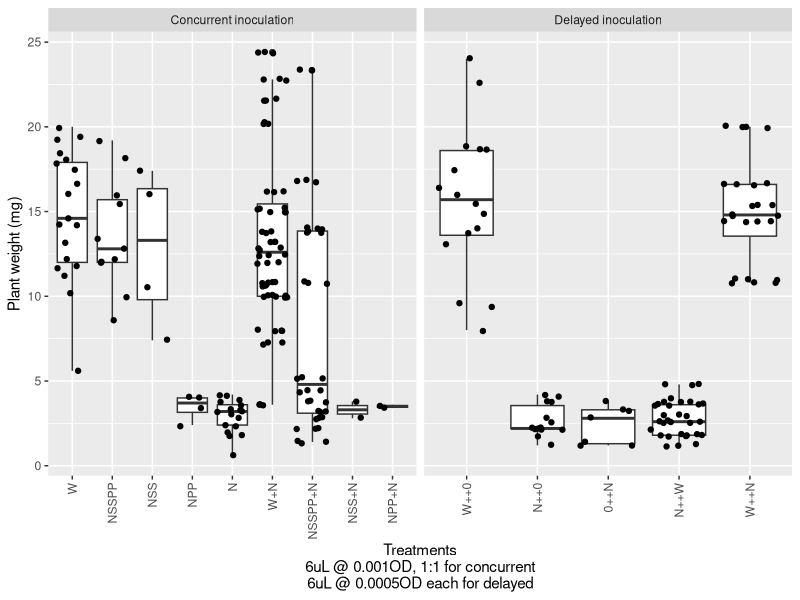
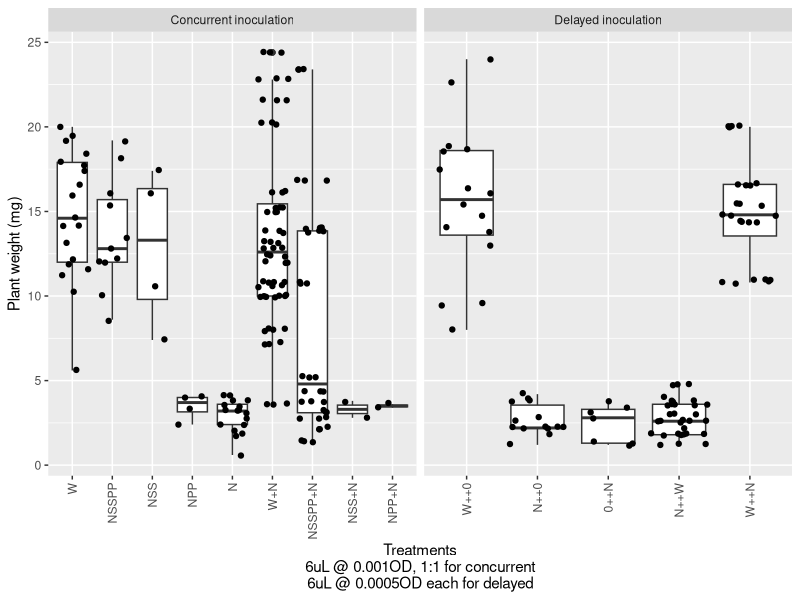
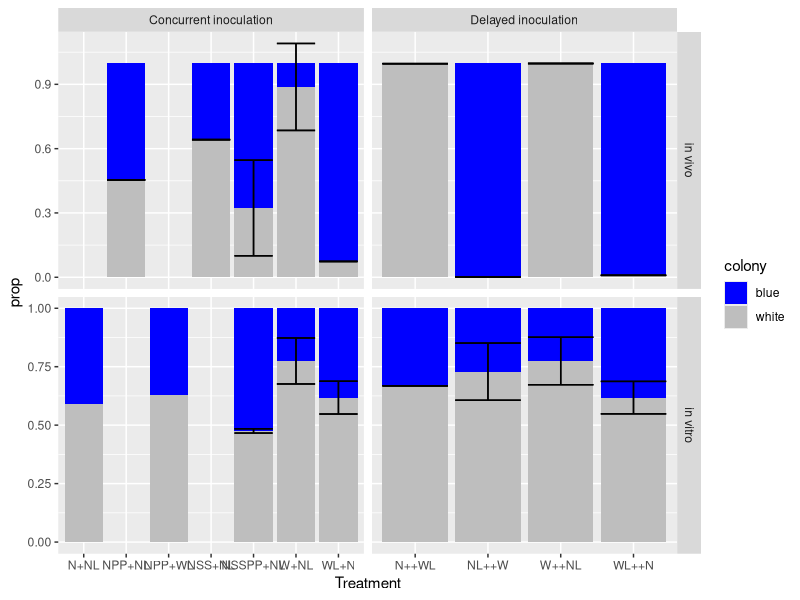
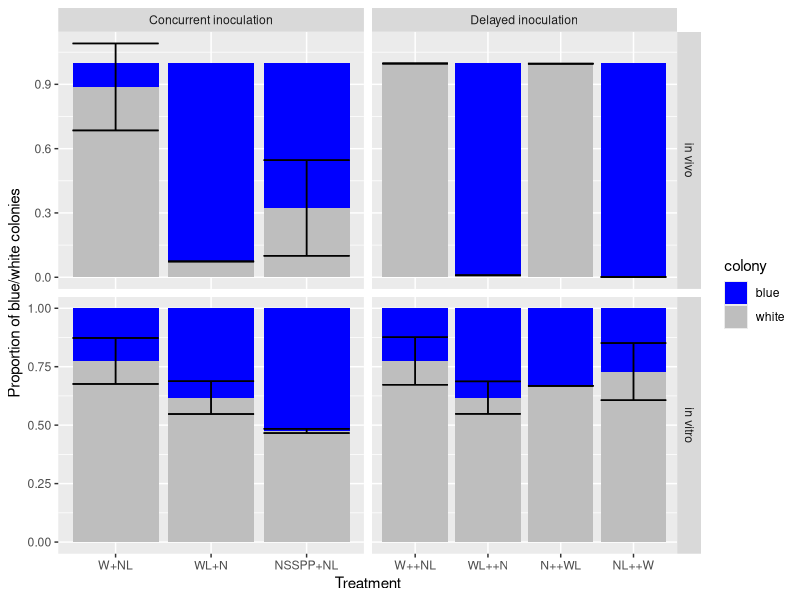
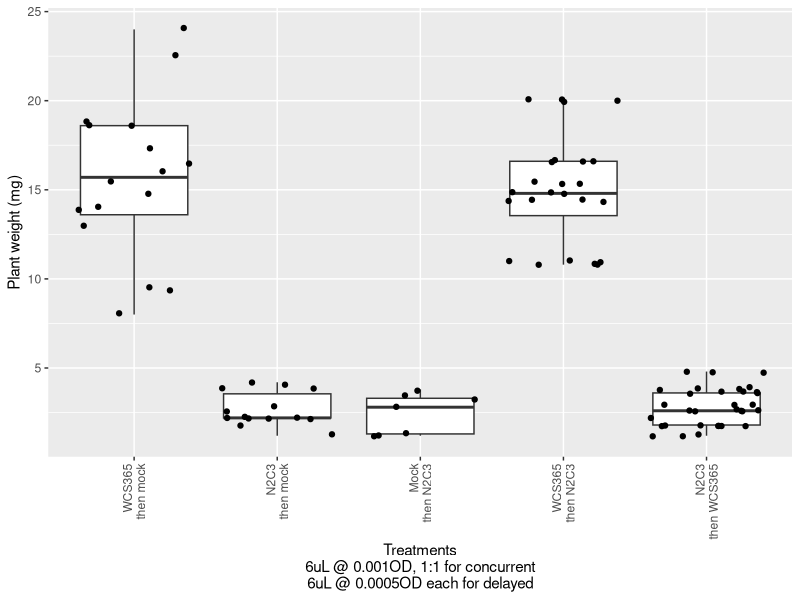
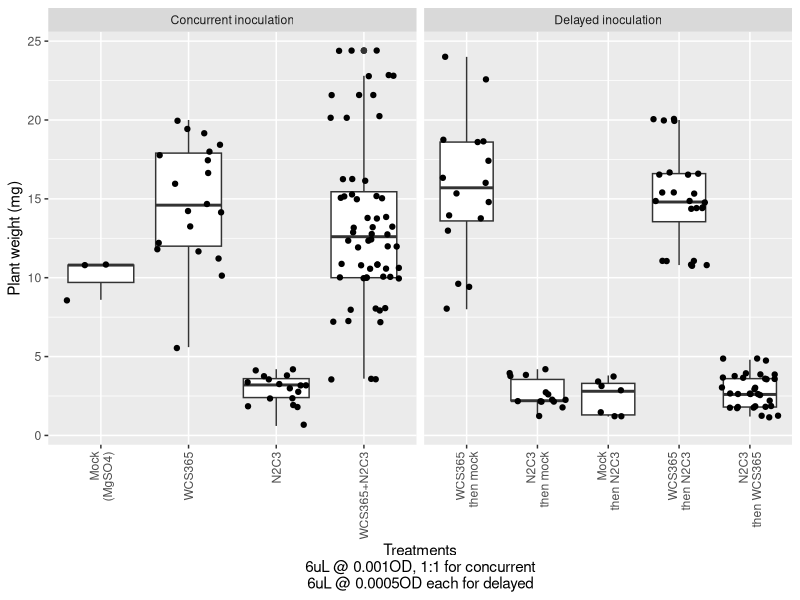
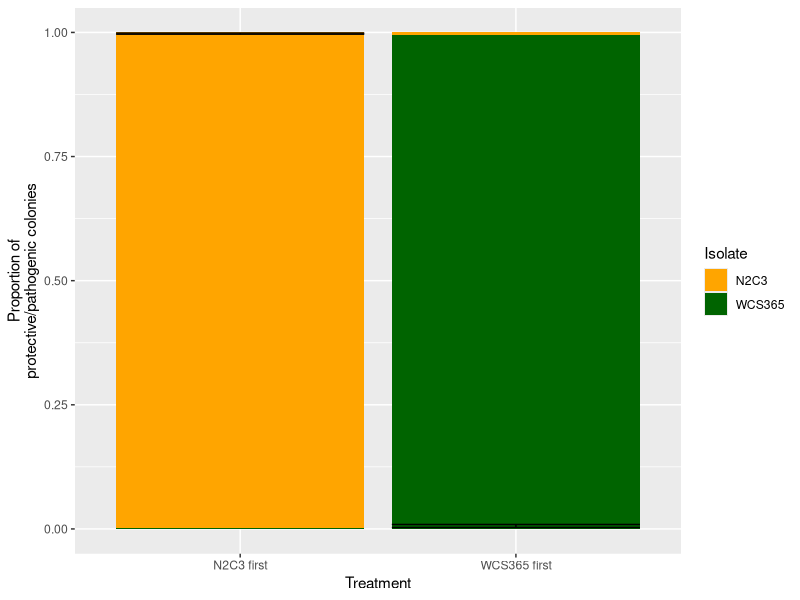
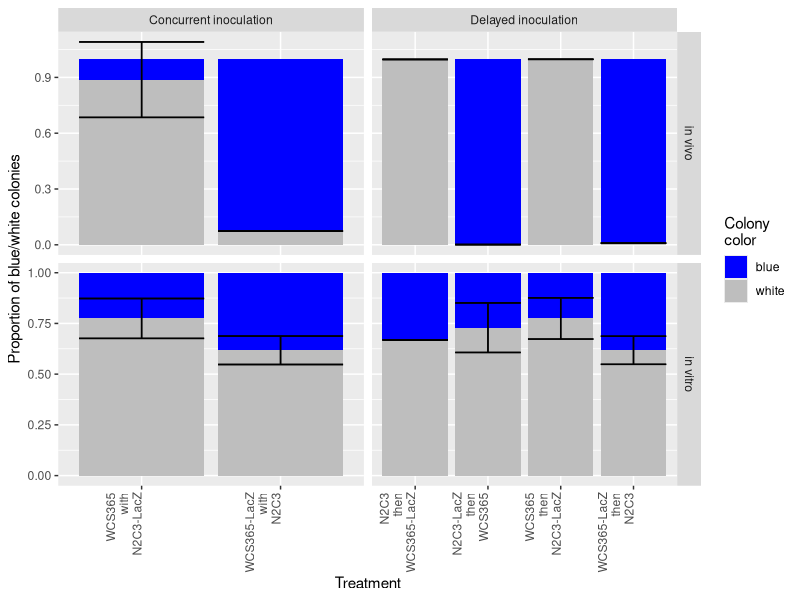

Write the R code that produced these figures, in order.
#!bin/bash
library(tidyverse)

dir.create("01_compile_and_analyze")
dat1 <- read.csv("00_raw_data/process_athal_2022-04-19.csv")
dat1a <- read.csv("00_raw_data/2022-08-07_platecount_invivo_comp_lacz.csv")
dat1b <- read.csv("00_raw_data/2022-08-07_platecount_noplantcom_lacz.csv")

meta1a <- read.csv("00_meta/inoc_plant_plates.csv")
meta1b <- read.csv("00_meta/inoc_dot_plates.csv")

dat_plant <- full_join(dat1, meta1a) %>% 
  full_join(dat1a) %>%
  unite(strain1, strain2, col="strains", remove=FALSE, sep="+") %>%
  rename(dilution_plant = dilution, white_plant=white, blue_plant =blue)

dat_dots <- full_join(dat1b, meta1b) %>% 
  filter(!(is.na(white)&is.na(blue))) %>%
  unite(ratio1, ratio2, col = "ratio", remove=FALSE, sep=":") %>%
  unite(strain1, strain2, col="strains", remove=FALSE, sep="+") %>%
  unite(strains,ratio,col=dotplate,remove=FALSE) %>%
  select(dotplate, row, col, ratio1, ratio2, ratio, dilution, white, blue, strain1, strain2, strains, date_inoc, date_process) %>%
  rename(date_process_dot = date_process, dilution_dot = dilution, white_dot=white, blue_dot =blue)

alldat <- full_join(dat_plant, dat_dots)

# For lacz counts only
invivo_dat <- alldat %>% filter(!is.na(white_plant)) %>%
  mutate(dotplate=NA) %>%
  select(plate, dotplate, strains, ratio, white_plant, blue_plant,delay)  %>%
  rename(white=white_plant, blue=blue_plant) %>%
  mutate(type="invivo")
invitro_dat <- alldat %>% filter(!is.na(white_dot)) %>%
  select(plate, dotplate, strains, ratio, white_dot, blue_dot,delay) %>%
  rename(white=white_dot, blue=blue_dot) %>%
  mutate(type="invitro")

alldat_lacz_long <- rbind(invivo_dat, invitro_dat) %>%
  mutate(propwhite = white/(white+blue), propblue = blue/(white+blue)) %>%
  filter(!is.na(propwhite)) %>%
  unite(strains, ratio, delay, col="treatment", remove=FALSE) %>% 
  mutate(delay=ifelse(is.na(delay),"-",delay)) %>%# Manual change
  mutate(ratio=ifelse(is.na(ratio),"1:1",ratio)) # Manual change

alldat_lacz_summarize <- alldat_lacz_long %>%
  group_by(type, treatment, strains, ratio, delay) %>%
  summarise(white = mean(propwhite), sdpropwhite = sd(propwhite), basewhite = mean(propwhite)) %>%
  ungroup() %>%
  mutate(blue = 1-white) %>%
  pivot_longer(c(white, blue), names_to="colony", values_to = "prop") 

##### Plant growth ####

alldat %>% 
  filter(!is.na(treatment), treatment!="Mock") %>%
  mutate(Timing=ifelse(delay=="-","Concurrent inoculation","Delayed inoculation")) %>%
  rowwise() %>%
  mutate(Treatment = treatment) %>%
  # mutate(Treatment = ifelse(ratio=="1:1","W+N (1:1)", Treatment)) %>%
  mutate(Treatment = gsub("Q","SSPP",gsub("S","SS",gsub("P","PP",Treatment)))) %>%
  mutate(Treatment = gsub("L","", Treatment)) %>%
  mutate(Treatment = gsub("N[+]N","N", Treatment)) %>%
  mutate(Treatment = factor(Treatment, levels=c("W","NSSPP","NSS","NPP","N","W+N","NSSPP+N","NSS+N","NPP+N"
                                                ,"W++0","N++0","0++N","N++W","W++N"))) %>%
  ggplot() + 
  geom_boxplot(aes(x=Treatment, y=weight_mg)) +
  geom_jitter(aes(x=Treatment, y=weight_mg)) +
  facet_grid(.~Timing, drop=TRUE, scales="free") +
  theme(axis.text.x = element_text(angle=90, hjust=1, vjust=0.5)) +
  ylab("Plant weight (mg)") + xlab("Treatments\n6uL @ 0.001OD, 1:1 for concurrent\n6uL @ 0.0005OD each for delayed")

gg_plantgrowth <- alldat %>% 
  filter(!is.na(treatment), treatment!="Mock") %>%
  mutate(Timing=ifelse(delay=="-","Concurrent inoculation","Delayed inoculation")) %>%
  rowwise() %>%
  mutate(Treatment = treatment) %>%
  # mutate(Treatment = ifelse(ratio=="1:1","W+N (1:1)", Treatment)) %>%
  mutate(Treatment = gsub("Q","SSPP",gsub("S","SS",gsub("P","PP",Treatment)))) %>%
  mutate(Treatment = gsub("L","", Treatment)) %>%
  mutate(Treatment = gsub("N[+]N","N", Treatment)) %>%
  mutate(Treatment = factor(Treatment, levels=c("W","NSSPP","NSS","NPP","N","W+N","NSSPP+N","NSS+N","NPP+N"
                                                ,"W++0","N++0","0++N","N++W","W++N"))) %>%
  ggplot() + 
  geom_boxplot(aes(x=Treatment, y=weight_mg)) +
  geom_jitter(aes(x=Treatment, y=weight_mg)) +
  facet_grid(.~Timing, drop=TRUE, scales="free") +
  theme(axis.text.x = element_text(angle=90, hjust=1, vjust=0.5)) +
  ylab("Plant weight (mg)") + xlab("Treatments\n6uL @ 0.001OD, 1:1 for concurrent\n6uL @ 0.0005OD each for delayed")
gg_plantgrowth
ggsave(filename="01_compile_and_analyze/gg_plantgrowth.png",gg_plantgrowth,height=5, width=10)

##### lacZ ####
alldat_lacz_summarize %>% 
  rowwise() %>%
  mutate(Timing=ifelse(delay=="-","Concurrent inoculation","Delayed inoculation")) %>%
  mutate(type=ifelse(type=="invitro","in vitro", "in vivo")) %>%
  mutate(type=factor(type, levels=c("in vivo","in vitro"))) %>%
  mutate(Treatment=strains) %>%
  mutate(Treatment = ifelse(delay=="++",gsub("[+]","++",Treatment), Treatment)) %>%
  mutate(Treatment = gsub("Q","SSPP",gsub("S","SS",gsub("P","PP",Treatment)))) %>%
  # mutate(Treatment = factor(Treatment, levels=c("W","NSSPP","NSS","NPP","N","W+N","NSSPP+N","NSS+N","NPP+N"
  #                                               ,"W++0","N++0","0++N","N++W","W++N"))) %>%
  ungroup() %>%
  ggplot() + 
  geom_bar(aes(x=Treatment, y=prop, fill=colony, group=type), stat="identity", position="stack") +
  geom_errorbar(aes(x=Treatment, ymin=basewhite-sdpropwhite, max = basewhite+sdpropwhite)) +
  facet_grid(type~Timing, drop=TRUE,scales = "free")+
  scale_fill_manual(values=c(blue="blue", white="grey"))

gg_lacz <- alldat_lacz_summarize %>% 
  rowwise() %>%
  mutate(Timing=ifelse(delay=="-","Concurrent inoculation","Delayed inoculation")) %>%
  mutate(type=ifelse(type=="invitro","in vitro", "in vivo")) %>%
  mutate(type=factor(type, levels=c("in vivo","in vitro"))) %>%
  mutate(Treatment=strains) %>%
  mutate(Treatment = ifelse(delay=="++",gsub("[+]","++",Treatment), Treatment)) %>%
  mutate(Treatment = gsub("Q","SSPP",gsub("S","SS",gsub("P","PP",Treatment)))) %>%
  # mutate(Treatment = factor(Treatment, levels=c("W","NSSPP","NSS","NPP","N","W+N","NSSPP+N","NSS+N","NPP+N"
  #                                               ,"W++0","N++0","0++N","N++W","W++N"))) %>%
  ungroup() %>%
  filter(Treatment%in%c("W+NL","WL+N","NSSPP+NL","W++NL","WL++N","N++WL","NL++W")) %>%
  mutate(Treatment=factor(Treatment, levels=c("W+NL","WL+N","NSSPP+NL","W++NL","WL++N","N++WL","NL++W"))) %>%
  ggplot() + 
  geom_bar(aes(x=Treatment, y=prop, fill=colony, group=type), stat="identity", position="stack") +
  geom_errorbar(aes(x=Treatment, ymin=basewhite-sdpropwhite, max = basewhite+sdpropwhite)) +
  facet_grid(type~Timing, drop=TRUE,scales = "free")+
  scale_fill_manual(values=c(blue="blue", white="grey"))+
  xlab("Treatment") + ylab("Proportion of blue/white colonies")
gg_lacz
ggsave(filename="01_compile_and_analyze/gg_lacz_barplots.png",gg_lacz,height=5, width=8)




##### Save ####


write.table(alldat, file = "01_compile_and_analyze/merged_2022-04-04.txt", quote=FALSE, row.names = FALSE, sep="\t")

###### Only WN #####


##### Plant growth ####

gg_plantgrowth_justWN <- alldat %>% 
  filter(!is.na(treatment), treatment!="Mock") %>%
  mutate(Timing=ifelse(delay=="-","Concurrent inoculation","Delayed inoculation")) %>%
  rowwise() %>%
  mutate(Treatment = treatment) %>%
  # mutate(Treatment = ifelse(ratio=="1:1","W+N (1:1)", Treatment)) %>%
  mutate(Treatment = gsub("Q","SSPP",gsub("S","SS",gsub("P","PP",Treatment)))) %>%
  mutate(Treatment = gsub("L","", Treatment)) %>%
  mutate(Treatment = gsub("N[+]N","N", Treatment)) %>%
  mutate(Treatment = factor(Treatment, levels=c("W","NSSPP","NSS","NPP","N","W+N","NSSPP+N","NSS+N","NPP+N"
                                                ,"W++0","N++0","0++N","N++W","W++N"))) %>%
  filter(Timing == "Delayed inoculation") %>%
  mutate(Treatment = ifelse(Treatment == "W++0", "WCS365\nthen mock"
                            , ifelse(Treatment == "N++0", "N2C3\nthen mock"
                                     , ifelse(Treatment == "0++N", "Mock\nthen N2C3"
                                              , ifelse(Treatment == "N++W", "N2C3\nthen WCS365"
                                                       , ifelse(Treatment == "W++N", "WCS365\nthen N2C3", NA)))))) %>%
  mutate(Treatment = factor(Treatment
                            , levels=c("WCS365\nthen mock","N2C3\nthen mock","Mock\nthen N2C3", "WCS365\nthen N2C3", "N2C3\nthen WCS365"))) %>%
  ggplot() + 
  geom_boxplot(aes(x=Treatment, y=weight_mg)) +
  geom_jitter(aes(x=Treatment, y=weight_mg)) +
  theme(axis.text.x = element_text(angle=90, hjust=1, vjust=0.5)) +
  ylab("Plant weight (mg)") + xlab("Treatments\n6uL @ 0.001OD, 1:1 for concurrent\n6uL @ 0.0005OD each for delayed")
gg_plantgrowth_justWN
ggsave(filename="01_compile_and_analyze/gg_plantgrowth+WNONLY.png",gg_plantgrowth_justWN,height=3.5, width=5)


unique(alldat$treatment)
gg_plantgrowth_justWN_timing <- alldat %>% 
  # filter(!is.na(treatment), treatment!="Mock") %>%
  filter(!is.na(treatment)) %>%
  mutate(Timing=ifelse(delay=="-","Concurrent inoculation","Delayed inoculation")) %>%
  mutate(Timing = ifelse(treatment=="Mock", "Concurrent inoculation", Timing)) %>%
  rowwise() %>%
  mutate(Treatment = treatment) %>%
  # mutate(Treatment = ifelse(ratio=="1:1","W+N (1:1)", Treatment)) %>%
  mutate(Treatment = gsub("Q","SSPP",gsub("S","SS",gsub("P","PP",Treatment)))) %>%
  mutate(Treatment = gsub("L","", Treatment)) %>%
  mutate(Treatment = gsub("N[+]N","N", Treatment)) %>%
  mutate(Treatment = factor(Treatment, levels=c("Mock","W","NSSPP","NSS","NPP","N","W+N","NSSPP+N","NSS+N","NPP+N"
                                                ,"W++0","N++0","0++N","N++W","W++N"))) %>%
  # filter(Timing == "Delayed inoculation") %>%
  filter(Treatment %in% c("W","N","W+N","W+NL","W++0","W++N","N++W","N++0","0++N","Mock")) %>%
  mutate(Treatment = ifelse(Treatment == "W++0", "WCS365\nthen mock"
                            , ifelse(Treatment == "N++0", "N2C3\nthen mock"
                                     , ifelse(Treatment == "0++N", "Mock\nthen N2C3"
                                              , ifelse(Treatment == "N++W", "N2C3\nthen WCS365"
                                                       , ifelse(Treatment == "W++N", "WCS365\nthen N2C3", 
                                                                ifelse(Treatment == "W","WCS365",
                                                                       ifelse(Treatment == "N", "N2C3",
                                                                              ifelse(Treatment=="Mock", "Mock\n(MgSO4)",
                                                                                     ifelse(Treatment == "W+N", "WCS365+N2C3")))))))))) %>%
  mutate(Treatment = factor(Treatment
                            , levels=c("WCS365\nthen mock","N2C3\nthen mock"
                                       ,"Mock\nthen N2C3", "WCS365\nthen N2C3"
                                       , "N2C3\nthen WCS365", 
                                       "Mock\n(MgSO4)","WCS365","N2C3","WCS365+N2C3"))) %>%
  ggplot() + 
  geom_boxplot(aes(x=Treatment, y=weight_mg)) +
  geom_jitter(aes(x=Treatment, y=weight_mg)) +
  theme(axis.text.x = element_text(angle=90, hjust=1, vjust=0.5)) +
  ylab("Plant weight (mg)") + xlab("Treatments\n6uL @ 0.001OD, 1:1 for concurrent\n6uL @ 0.0005OD each for delayed")+
  facet_grid(.~Timing, scales="free_x", drop=TRUE)
gg_plantgrowth_justWN_timing
ggsave(filename="01_compile_and_analyze/gg_plantgrowth_WNONLY_wtiming.png",gg_plantgrowth_justWN_timing,height=4, width=6)

##### lacZ ####
gg_priority_WN <- alldat_lacz_summarize %>% 
  rowwise() %>%
  mutate(Timing=ifelse(delay=="-","Concurrent inoculation","Delayed inoculation")) %>%
  mutate(type=ifelse(type=="invitro","in vitro", "in vivo")) %>%
  mutate(type=factor(type, levels=c("in vivo","in vitro"))) %>%
  mutate(Treatment=strains) %>%
  mutate(Treatment = ifelse(delay=="++",gsub("[+]","++",Treatment), Treatment)) %>%
  mutate(Treatment = gsub("Q","SSPP",gsub("S","SS",gsub("P","PP",Treatment)))) %>%
  # mutate(Treatment = factor(Treatment, levels=c("W","NSSPP","NSS","NPP","N","W+N","NSSPP+N","NSS+N","NPP+N"
  #                                               ,"W++0","N++0","0++N","N++W","W++N"))) %>%
  ungroup() %>%
  filter(Timing == "Delayed inoculation", type == "in vivo") %>%
  select(Treatment, prop, colony) %>%
  separate(Treatment, into = c("First","Second"), sep="[+][+]", remove=FALSE) %>% 
  mutate(Isolate = ifelse(colony=="white"& (First =="N" | Second =="N"), "N2C3",
                          ifelse(colony=="blue" & (First == "NL"|Second == "NL"), "N2C3",
                                 ifelse(colony=="white" & (First=="W" | Second == "W"), "WCS365",
                                        ifelse(colony=="blue" & (First =="WL" | Second =="WL"), "WCS365",NA))))) %>%
  mutate(Treatment = gsub("L","",Treatment)) %>%
  group_by(Isolate, Treatment) %>%
  summarise(meanprop = mean(prop), minprop = min(prop), maxprop = max(prop)) %>%
  ungroup() %>%
  mutate(minprop = ifelse(Isolate=="WCS365", NA, minprop),
         maxprop = ifelse(Isolate=="WCS365", NA, maxprop)) %>%
  mutate(Treatment = ifelse(Treatment == "W++N", "WCS365 first", "N2C3 first")) %>%
  ggplot() + 
  geom_bar(aes(x=Treatment, y=meanprop, fill=Isolate), stat="identity", position="stack") +
  geom_errorbar(aes(x=Treatment, ymin=minprop, max = maxprop)) +
  # facet_grid(type~Timing, drop=TRUE,scales = "free")+
  scale_fill_manual(values=c(WCS365="darkgreen", N2C3="orange")) +
  ylab("Proportion of\nprotective/pathogenic colonies")
gg_priority_WN
ggsave(filename="01_compile_and_analyze/gg_lacz_barplots_WNONLY.png",gg_priority_WN,height=3, width=4)

### Barplots with both concurrent and delayed inoculations

gg_lacz_WN <- alldat_lacz_summarize %>% 
  rowwise() %>%
  mutate(Timing=ifelse(delay=="-","Concurrent inoculation","Delayed inoculation")) %>%
  mutate(type=ifelse(type=="invitro","in vitro", "in vivo")) %>%
  mutate(type=factor(type, levels=c("in vivo","in vitro"))) %>%
  mutate(Treatment=strains) %>%
  mutate(Treatment = ifelse(delay=="++",gsub("[+]","++",Treatment), Treatment)) %>%
  mutate(Treatment = gsub("Q","SSPP",gsub("S","SS",gsub("P","PP",Treatment)))) %>%
  # mutate(Treatment = factor(Treatment, levels=c("W","NSSPP","NSS","NPP","N","W+N","NSSPP+N","NSS+N","NPP+N"
  #                                               ,"W++0","N++0","0++N","N++W","W++N"))) %>%
  ungroup() %>%
  filter(Treatment%in%c("W+NL","WL+N","W++NL","WL++N","N++WL","NL++W")) %>%
  mutate(Treatment = gsub("+","\nwith\n",gsub("++","\nthen\n",gsub("L","-LacZ",gsub("N","N2C3",gsub("W","WCS365", Treatment))), fixed=TRUE), fixed=TRUE)) %>%
  # mutate(Treatment=factor(Treatment, levels=c("W+NL","WL+N","W++NL","WL++N","N++WL","NL++W"))) %>%
  ggplot() + 
  geom_bar(aes(x=Treatment, y=prop, fill=colony, group=type), stat="identity", position="stack") +
  geom_errorbar(aes(x=Treatment, ymin=basewhite-sdpropwhite, max = basewhite+sdpropwhite)) +
  facet_grid(type~Timing, drop=TRUE,scales = "free")+
  scale_fill_manual(values=c(blue="blue", white="grey"))+
  xlab("Treatment") + ylab("Proportion of blue/white colonies")+
  theme(axis.text.x = element_text(angle=90, hjust=1, vjust=0))+
  labs(fill="Colony\ncolor")
gg_lacz_WN
ggsave(filename="01_compile_and_analyze/gg_lacz_barplots_WNonly.png",gg_lacz_WN,height=5, width=8)



















